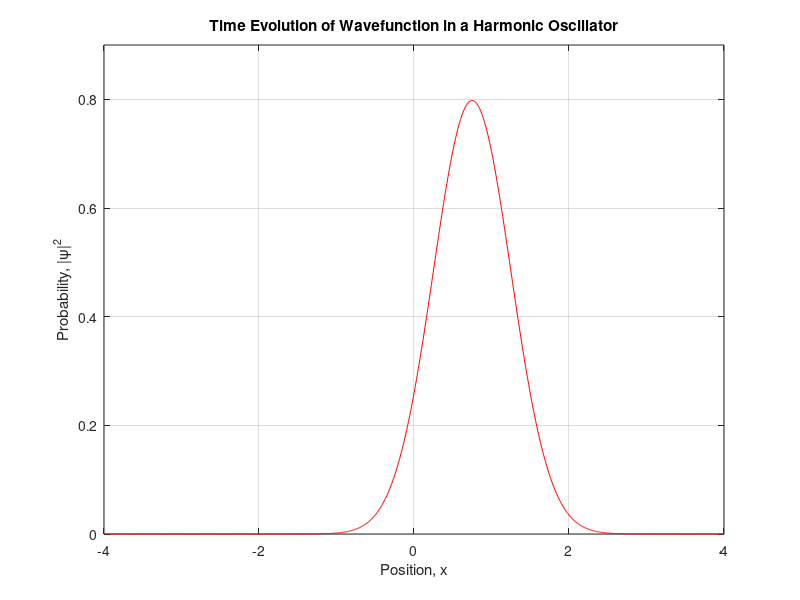

The MATLAB source for this figure: (Note: this script raises an error after producing the figure.)
%% Feynman Path Integral for the Harmonic Oscillator
%  Written by : Ashwin Nayak, A53212870, asnayak@ucsd.edu
% -------------------------------------------------------------------------
%% Parameters
% Grid Parameters
Nd = 1000;
x0 = -4; xD = 4;
x = linspace(x0,xD,Nd+1);
dx = (xD - x0)/Nd;

% Time Parameters
T0 = 2*pi;
dt = T0/256; 
T_step = T0/256; 
N = T_step/dt;
T = T_step:T_step:5*T0;

% Wavefunction parameters
alp = 2; x_start = 0.75;
psi = NaN(Nd+1,17);
psi(:,1) = ((alp/pi)^0.25)*exp(-0.5*alp*(x-x_start).^2)';
psi(:,1) = psi(:,1)/(norm(psi(:,1))*sqrt(dx));
% -------------------------------------------------------------------------
%% Propagator Matrix 
A = sqrt(2*pi*1i*dt);
K_e = NaN(Nd+1,Nd+1);
for j=1:Nd+1
    K_e(j,:) = (1/A)*exp(1i*0.5*dt*(((x-x(j))/dt).^2 -((x+x(j))*0.5).^2));
end
K  = (dx^(N-1))*(K_e^N); 
% -------------------------------------------------------------------------
%% Wavefunction Propagation
% Preallocate Average Position Vector
avg_x = NaN(length(T)+1,1);
avg_x(1) = dx*x*(conj(psi(:,1)).*(psi(:,1)));

% Create Sparse Finite Difference Operator 
grad2 = spdiags([ones(Nd+1,1),-2*ones(Nd+1,1),ones(Nd+1,1)],[-1 0 1],Nd+1,Nd+1);
grad2(1,1) = 1; grad2(1,2) = -2; grad2(1,3) = 1;
grad2(end,end-2) = 1; grad2(end,end-1)=-2; grad2(end,end)=1;

% Preallocate Average energy arrays
KE = NaN(length(T)+1,1); PE = NaN(length(T)+1,1);
KE(1) = -(0.5/(dx))*(psi(:,1)')*grad2*psi(:,1);
PE(1) = 0.5*dx*(x.^2)*(conj(psi(:,1)).*psi(:,1));

fig1 = figure(1);
set(gcf,'Position',[100 -100 800 800]);
plt = plot(x,abs(psi(:,1)).^2,'r');%hold on;
set(gca,'XLim',[-4 4],'YLim',[0 0.9]); grid on; box on;
title('Time Evolution of Wavefunction in a Harmonic Oscillator');
xlabel('Position, x'); ylabel('Probability, |\psi|^2','Interpreter','Tex');
ax = gca; ax.FontName = 'Book Antiqua'; ax.FontSize = 12;
pos = [0.744 0.861225 0.147 0.0398];str = 'Time = 0.00 \pi'; 
txtbox = annotation('textbox',pos,'String',str,'FontSize',12,...
    'FontName','Book Antiqua','FitBoxToText','off');

vid = VideoWriter('Oscillator2.mp4','MPEG-4'); %vid.FrameRate=8; 
open(vid);

% Propagate wavefunction
for it = 1:length(T)
    
    psi(:,it+1) = dx * K * psi(:,it);
    psi(:,it+1) = psi(:,it+1)/(norm(psi(:,it+1))*sqrt(dx)); 
    
    % Calculate Average values 
    avg_x(it+1) = dx*x*(conj(psi(:,it+1)).*psi(:,it+1));
    KE(it+1) = -(psi(:,it+1)')*grad2*psi(:,it+1)/(2*dx);
    PE(it+1) = 0.5*dx*(x.^2)*(conj(psi(:,it+1)).*psi(:,it+1));
    
    % Update Plot
    %pause(0.5)
    plt.YData = abs(psi(:,it+1)).^2; 
    txtbox.String = ['Time = ', num2str(round(2*T(it)/T0,3),'%.2f'),' \pi'];
    drawnow ;
    
    % Get Frame and add to video
     ax = gca;
     ax.Units = 'pixels';
     pos = ax.Position;
     ti = ax.TightInset;
     rect = [-ti(1), -ti(2), pos(3)+ti(1)+ti(3), pos(4)+ti(2)+ti(4)];
     image2 = getframe(gcf);
     writeVideo(vid,image2);
end
close(vid);
% -------------------------------------------------------------------------
%% Plots, Visualization and Video
% Plot Average Position
fig2 = figure(2);
plot([0 T],avg_x);%,[0 T],real(KE));
xlabel('Time, t'); ylabel('Average Position, <X>');
% Plot Average Energies
fig3 = figure(3);
plot([0 T],real(KE),[0 T],PE,[0,T],real(KE)+PE);
xlabel('Time, t'); ylabel('Energy');

